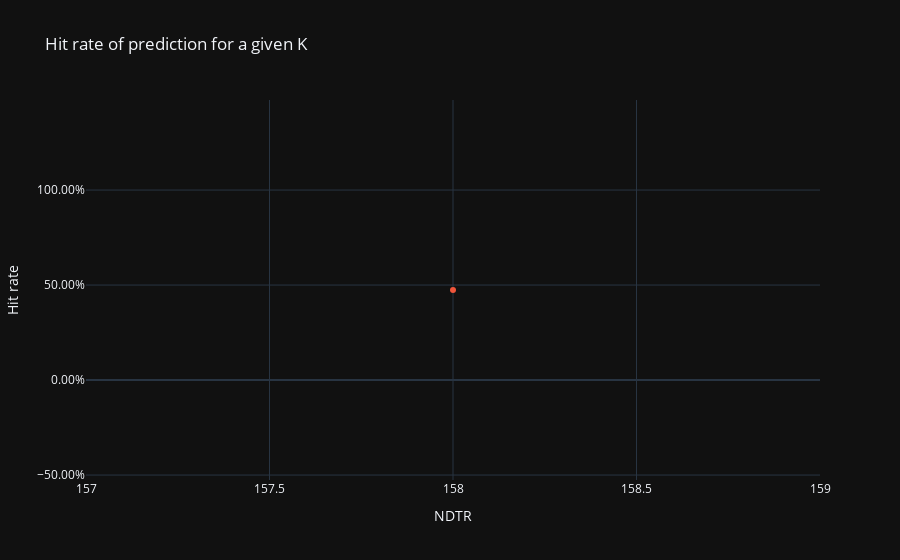

Here is the notebook cell this chart was saved with:
### Code cell
# error_df = pd.read_csv("ret_h/oc/errors.csv")
# error_df.columns = ['error', 'std', 'NDTR']
# 55.57
# other_errors = pd.read_csv("ret_h/oc/errors.csv")
# other_errors.columns = ['error', 'std', 'NDTR']

# error_df = pd.concat([other_errors, error_df])

fig = make_subplots()

# for NDTR in error_df['NDTR'].unique():
#     small_df = error_df[error_df['NDTR'] == NDTR]
#     actual_hdf= hit_df[hit_df['NDTR'] == NDTR]
#     fig.add_trace(go.Scatter(x=actual_hdf['std'], y=actual_hdf['hit_rate'].apply(lambda x: 1 - x), name="NDTR=" + str(NDTR), mode="markers+lines"))

for K in np.arange(2,15):
    small_df = hit_df[hit_df['K'] ==K]
    fig.add_trace(
        go.Scatter(x=small_df['NDTR'], y=small_df['hit_rate'], mode="markers+lines", name="K="+str(K)))

fig.update_layout(yaxis_tickformat=".2%", title="Hit rate of prediction for a given K", xaxis_title="NDTR",
                  yaxis_title="Hit rate", xaxis_tickformat="none")
fig.write_image("knn/hitrate_withK.png")

fig.show()

### Figure 1 — Plotly figure (JSON) as saved in the notebook; plotly's stock layout.template omitted (floating-point values rounded to 4 significant figures)
{"data": [{"mode": "markers+lines", "name": "K=2", "x": [], "y": [], "type": "scatter"}, {"mode": "markers+lines", "name": "K=3", "x": [], "y": [], "type": "scatter"}, {"mode": "markers+lines", "name": "K=4", "x": [], "y": [], "type": "scatter"}, {"mode": "markers+lines", "name": "K=5", "x": [], "y": [], "type": "scatter"}, {"mode": "markers+lines", "name": "K=6", "x": [], "y": [], "type": "scatter"}, {"mode": "markers+lines", "name": "K=7", "x": [], "y": [], "type": "scatter"}, {"mode": "markers+lines", "name": "K=8", "x": [], "y": [], "type": "scatter"}, {"mode": "markers+lines", "name": "K=9", "x": [], "y": [], "type": "scatter"}, {"mode": "markers+lines", "name": "K=10", "x": [], "y": [], "type": "scatter"}, {"mode": "markers+lines", "name": "K=11", "x": [], "y": [], "type": "scatter"}, {"mode": "markers+lines", "name": "K=12", "x": [], "y": [], "type": "scatter"}, {"mode": "markers+lines", "name": "K=13", "x": [158], "y": [0.474], "type": "scatter"}, {"mode": "markers+lines", "name": "K=14", "x": [], "y": [], "type": "scatter"}], "layout": {"xaxis": {"anchor": "y", "domain": [0.0, 1.0], "title": {"text": "NDTR"}, "tickformat": "none"}, "yaxis": {"anchor": "x", "domain": [0.0, 1.0], "tickformat": ".2%", "title": {"text": "Hit rate"}}, "title": {"text": "Hit rate of prediction for a given K"}}}
